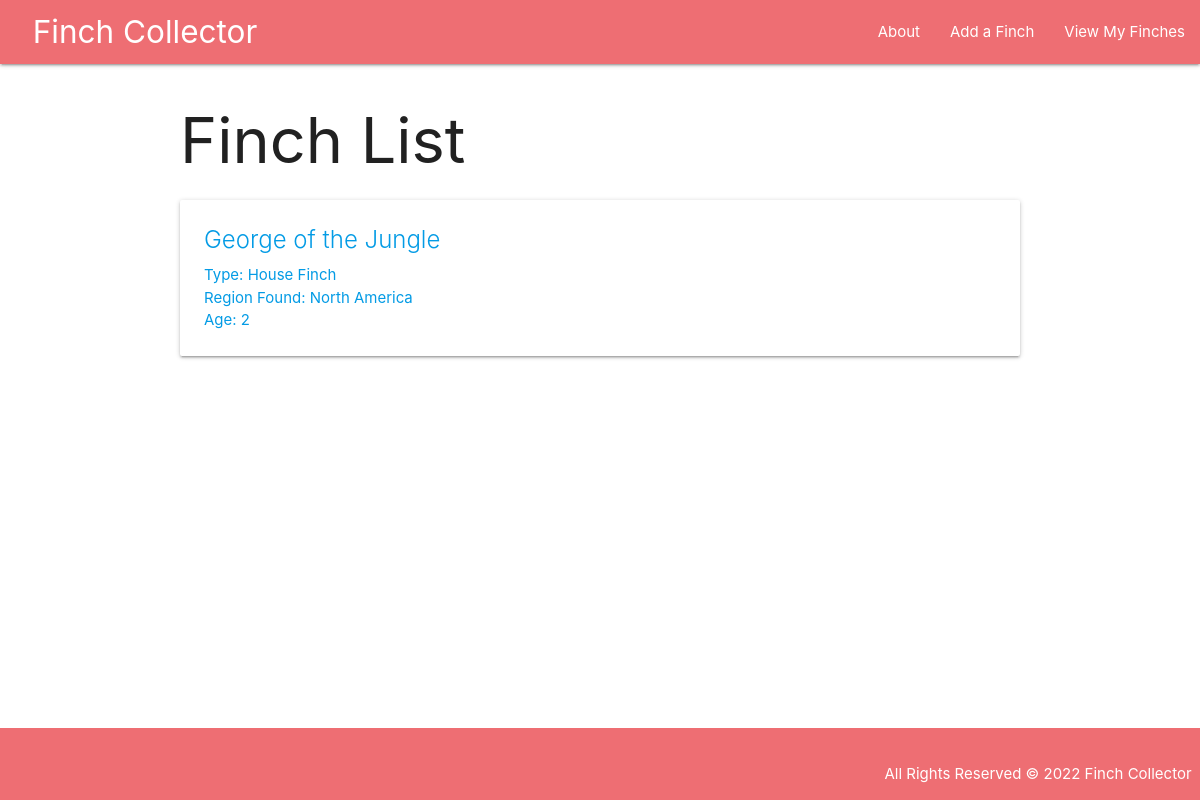
Page /finches/ on the earlier database version.
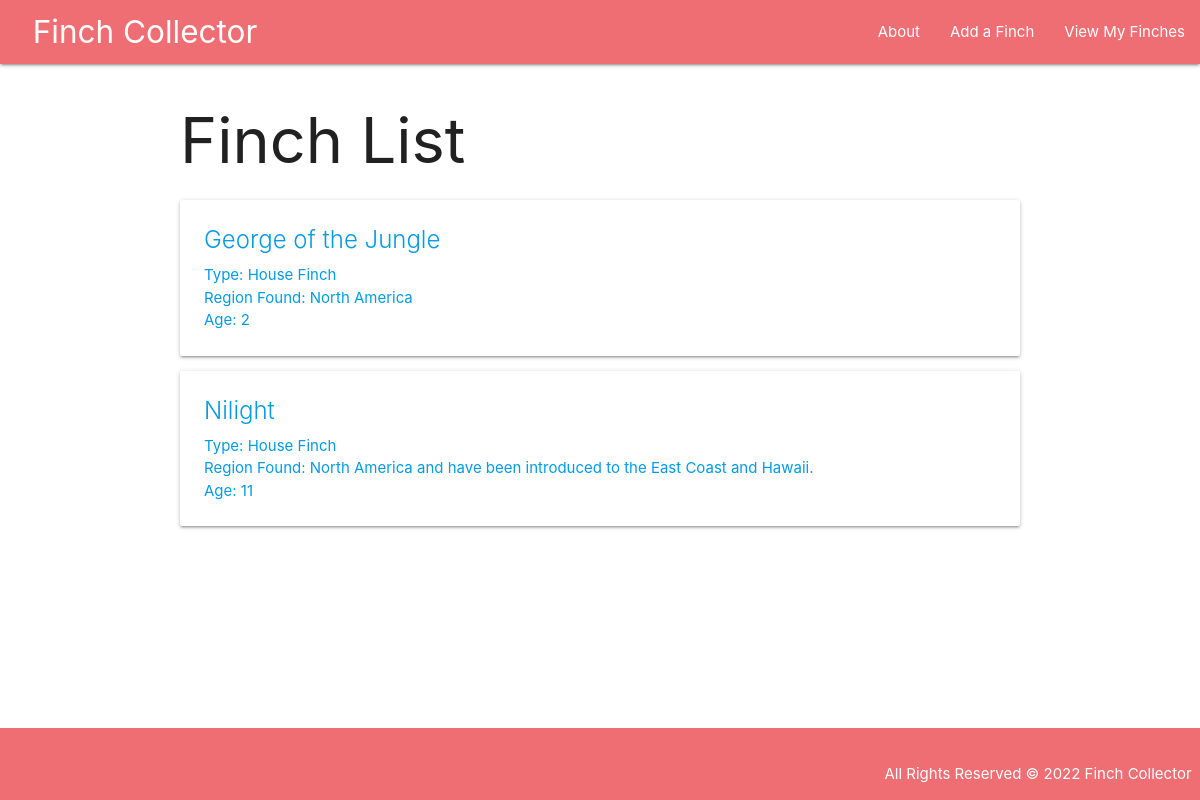
Same page on the later database version.
### main_app/models.py (models this page shows, shortened)
class Finch(models.Model):
  name = models.CharField(max_length=100)
  type = models.CharField(max_length=100)
  region = models.TextField(max_length=250)
  age = models.IntegerField()

### main_app/views.py (the view)
# urls.py: path('finches/', views.finches_index, name='index'),
def finches_index(request):
  finches = Finch.objects.all()
  return render(request, 'finches/index.html', { 'finches' : finches, 'page_name': 'Finches' })

### main_app/templates/finches/index.html
{% extends 'base.html' %}
{% block content %}
  <h1>Finch List</h1>
  {% for finch in finches %}
    <div class="card">
      <a href="{% url 'details' finch.id %}">
        <div class="card-content">
          <span class="card-title">{{ finch.name }}</span>
          <p>Type: {{ finch.type }}</p>
          <p>Region Found: {{ finch.region }}</p>
          <p>Age: {{ finch.age }}</p>
        </div>
      </a>
    </div>
  {% endfor %}
{% endblock %}

Differences in the rows shown:
added Finch: name "Nilight", type "House Finch", region "North America and have been introduced to the East Coast and Hawaii.", age "11"
